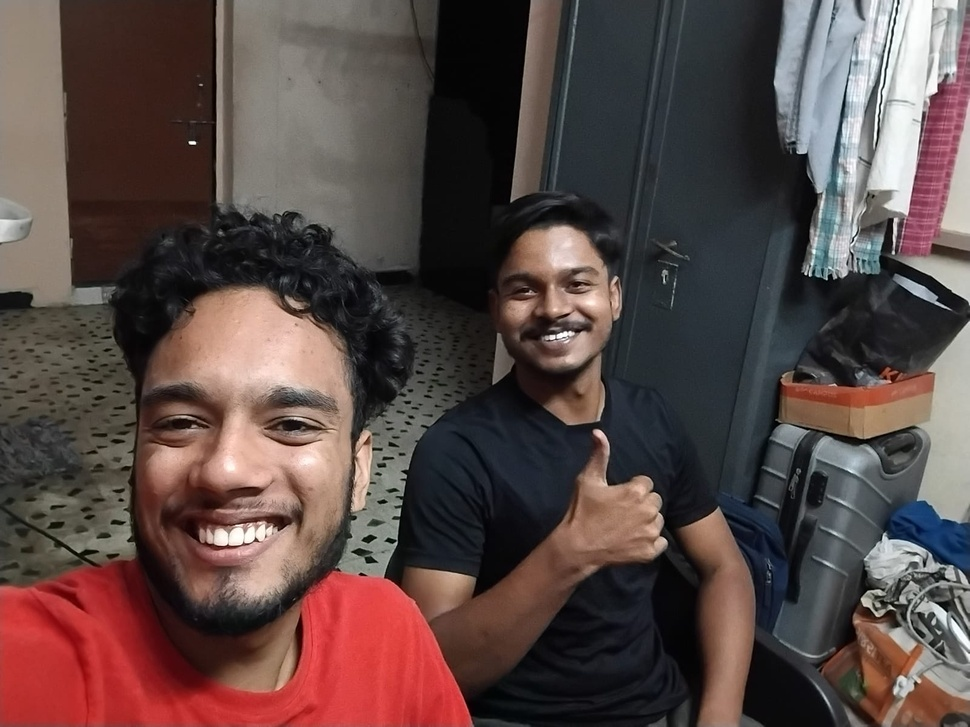
#> input picture data/group_images/img1.jpeg, 970 x 727 px, shrunk from 1600 x 1200 before the run
$ python -i preprocessing.py   (imports and definitions only)
#> lines starting #> are read from the running program, lines starting #| are printed output that depends on the picture
#> further down, picture is the input picture: shape (727, 970, 3); mean B, G, R 69.5, 72.2, 89.8
import cv2

def apply_clahe(img):
    # Convert BGR to LAB color space
    # L = Lightness (brightness), A and B = color channels
    # We only enhance the lightness channel to avoid color distortion
    lab = cv2.cvtColor(img, cv2.COLOR_BGR2LAB)
#> lab: shape (727, 970, 3); mean of channels 0, 1, 2 81.6, 134.9, 133.1
    l, a, b = cv2.split(lab)
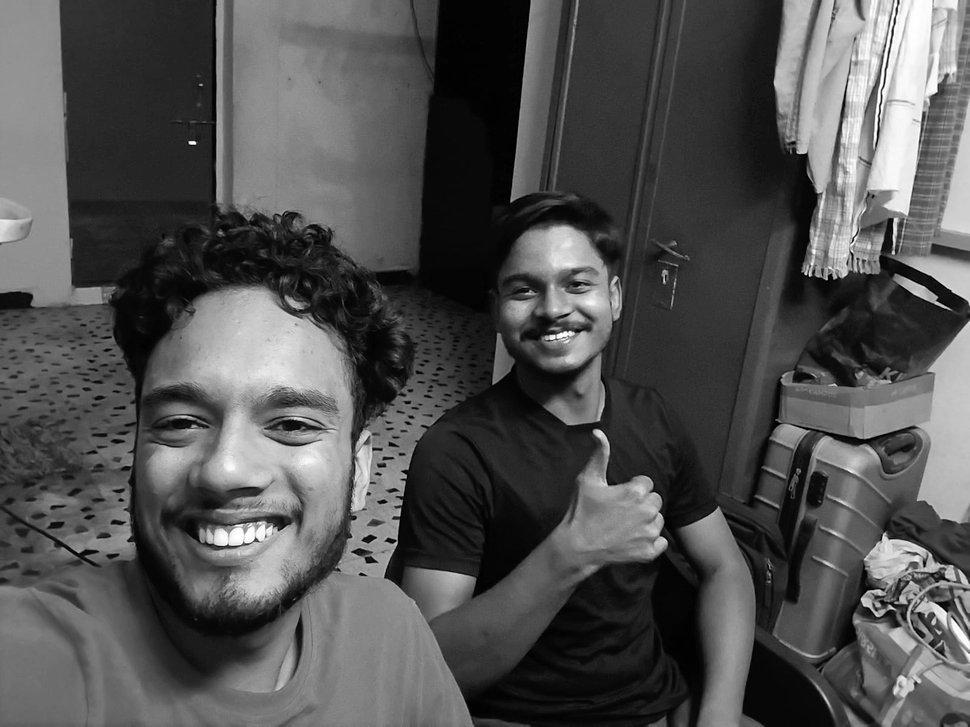
#> l: shape (727, 970); min 0, max 255, mean 81.6
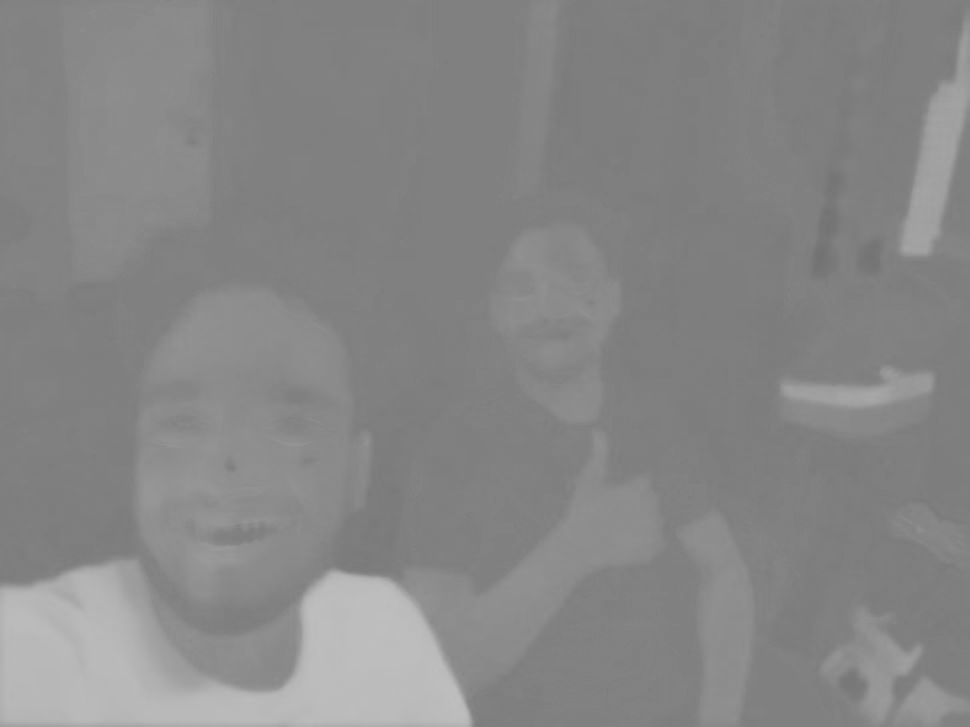
#> a: shape (727, 970); min 114, max 190, mean 134.9
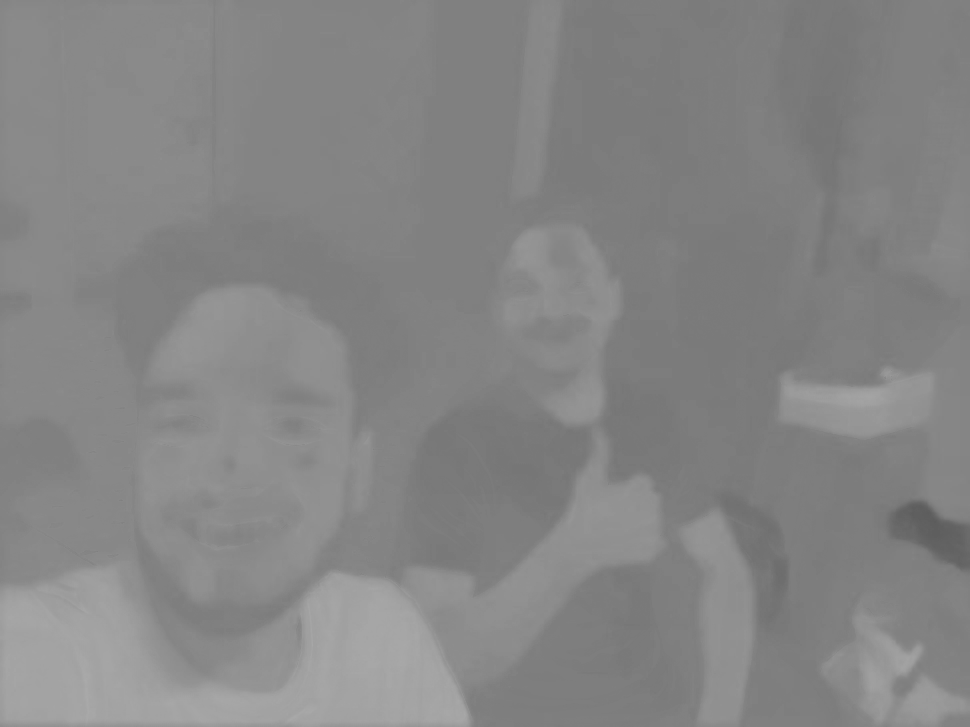
#> b: shape (727, 970); min 92, max 170, mean 133.1

    # clipLimit=2.0  -> limits contrast amplification to prevent noise from being over-amplified
    # tileGridSize=(8,8) -> divides image into 8x8 tiles for localized contrast correction
    clahe = cv2.createCLAHE(clipLimit=2.0, tileGridSize=(8, 8))
    cl = clahe.apply(l)
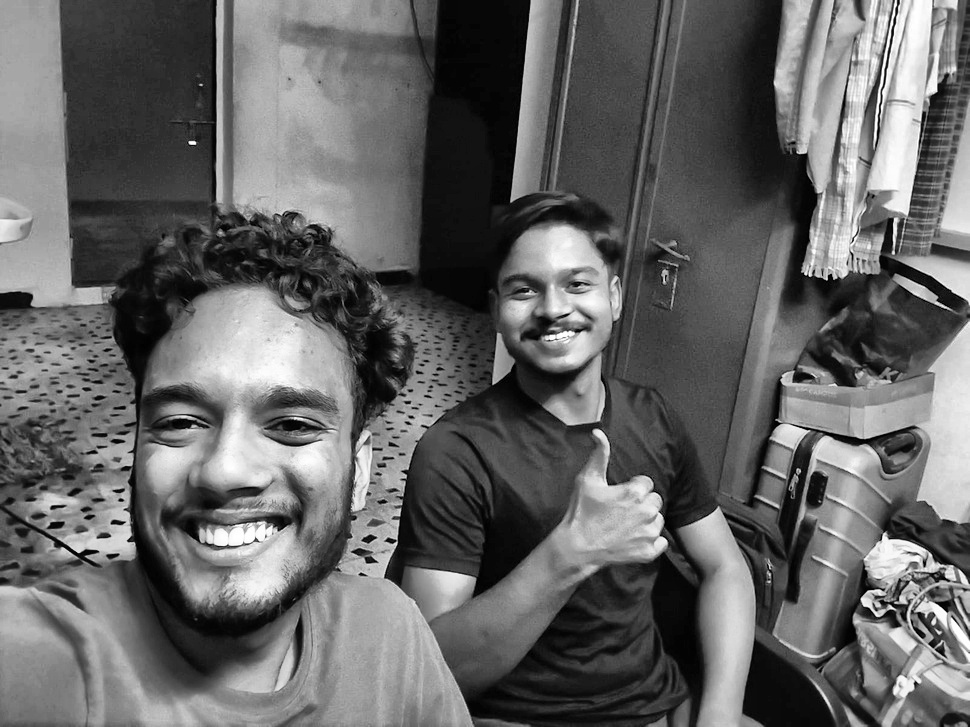
#> cl: shape (727, 970); min 0, max 255, mean 101.9

    # Merge enhanced lightness back with original color channels
    limg = cv2.merge((cl, a, b))
#> limg: shape (727, 970, 3); mean of channels 0, 1, 2 101.9, 134.9, 133.1

    # Convert back from LAB to BGR
    return cv2.cvtColor(limg, cv2.COLOR_LAB2BGR)
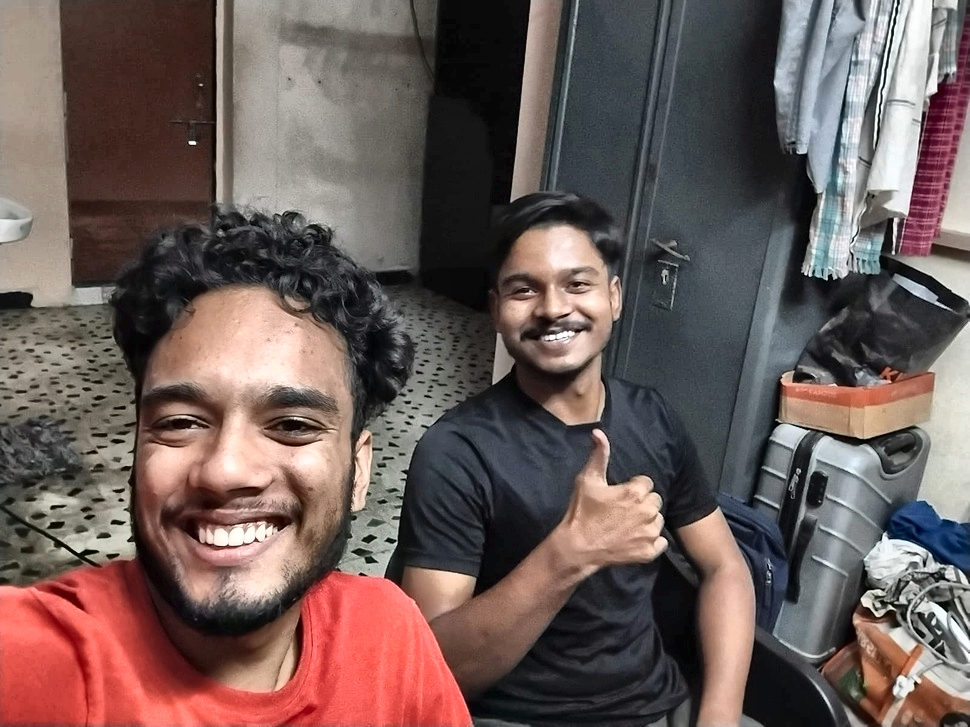
#> returned value: shape (727, 970, 3); mean B, G, R 88.7, 92, 109.6

>>> import cv2
>>> picture = cv2.imread('../../data/group_images/img1.jpeg')
>>> result = apply_clahe(picture)

$ run again, on data/group_images/img2.jpeg
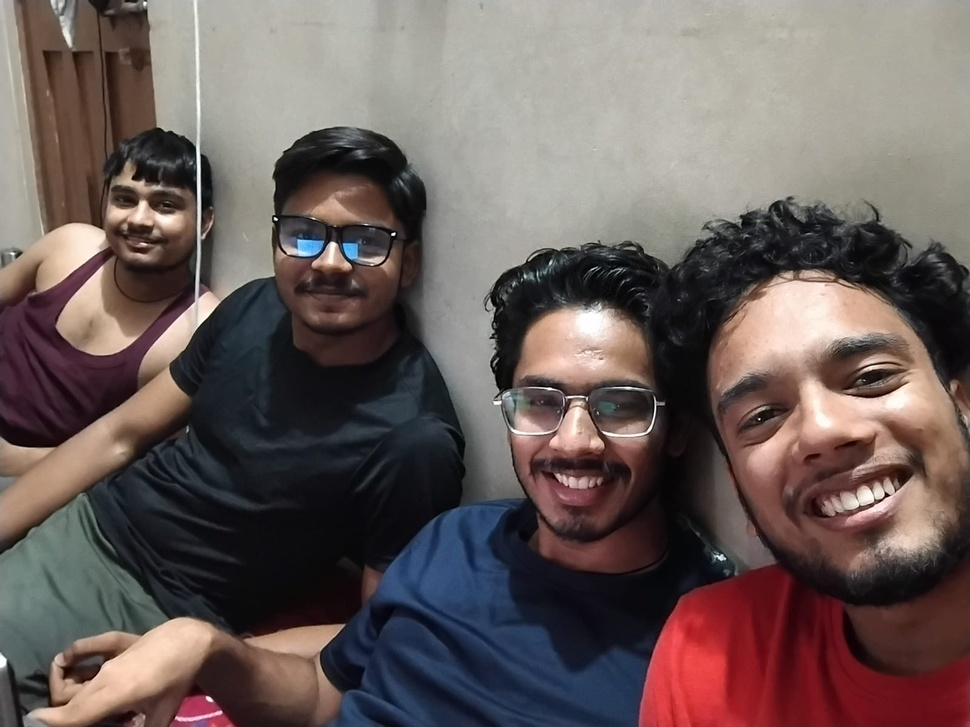
#> input picture data/group_images/img2.jpeg, 970 x 727 px, shrunk from 1600 x 1200 before the run
#> picture is the input picture: shape (727, 970, 3); mean B, G, R 90.6, 93.1, 106.2
#> lab: shape (727, 970, 3); mean of channels 0, 1, 2 101.1, 133.3, 131.8
#> in apply_clahe, `l, a, b = cv2.split(lab)`:
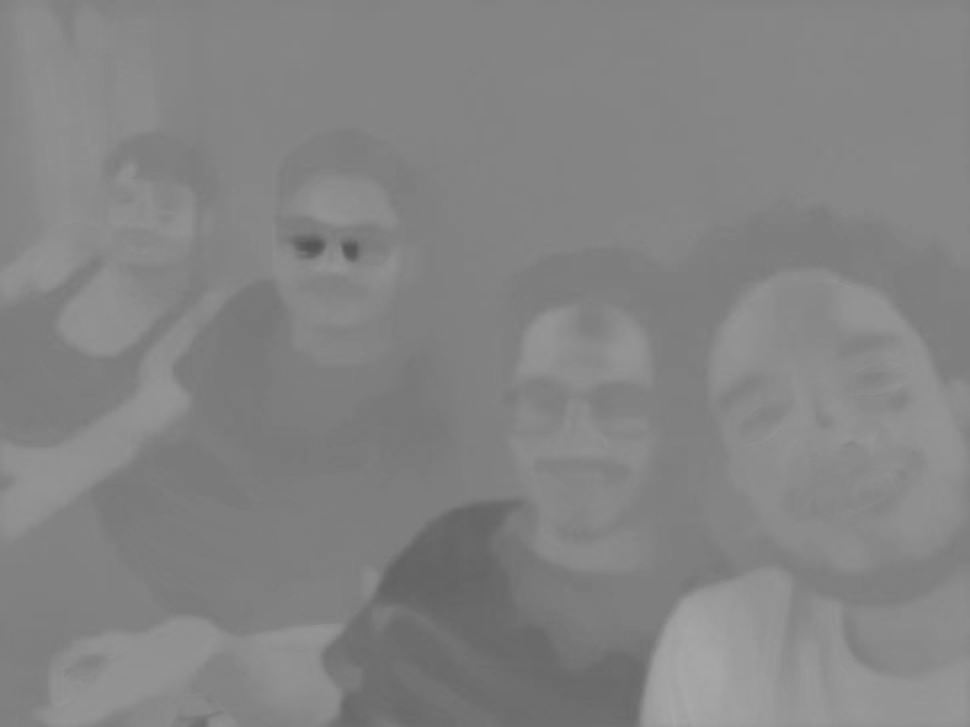
#> b: shape (727, 970); min 84, max 169, mean 131.8
#> limg: shape (727, 970, 3); mean of channels 0, 1, 2 118.1, 133.3, 131.8
#> in apply_clahe, `return cv2.cvtColor(limg, cv2.COLOR_LAB2BGR)`:
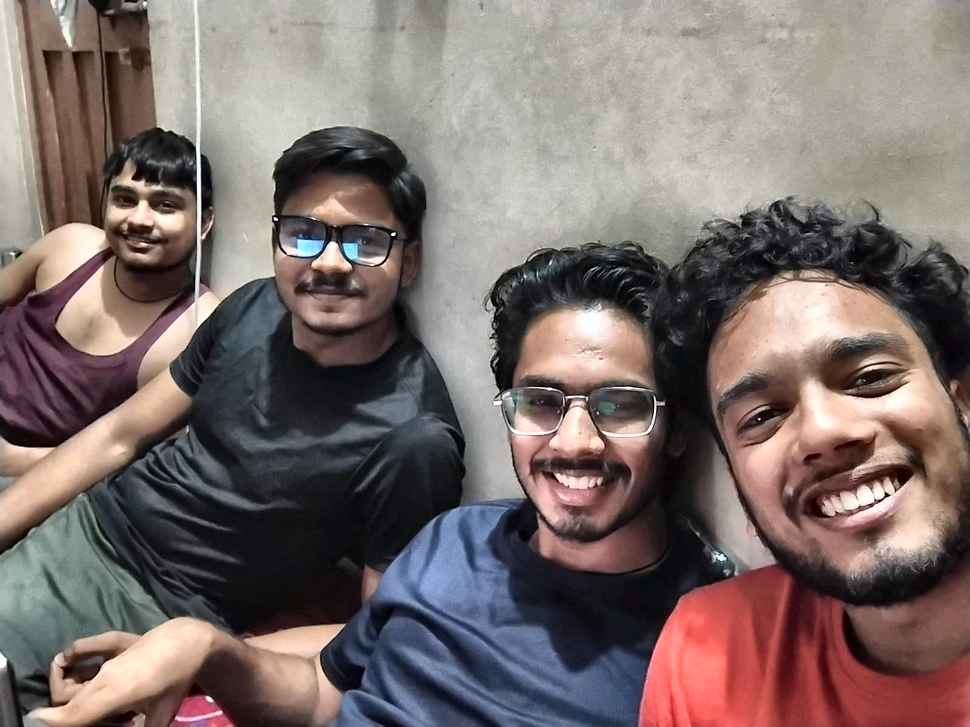
#> returned value: shape (727, 970, 3); mean B, G, R 106.7, 109.6, 122.9

$ run again, on data/group_images/img3.jpeg
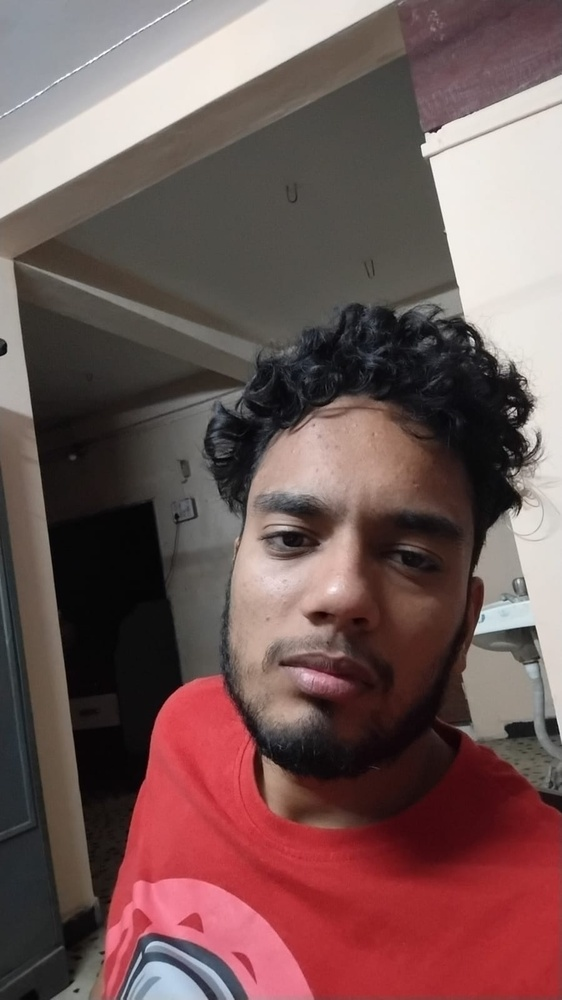
#> input picture data/group_images/img3.jpeg, 562 x 1000 px, shrunk from 899 x 1599 before the run
#> picture is the input picture: shape (1000, 562, 3); mean B, G, R 86.4, 87.7, 114.8
#> lab: shape (1000, 562, 3); mean of channels 0, 1, 2 101.1, 138.6, 134.6
#> in apply_clahe, `l, a, b = cv2.split(lab)`:
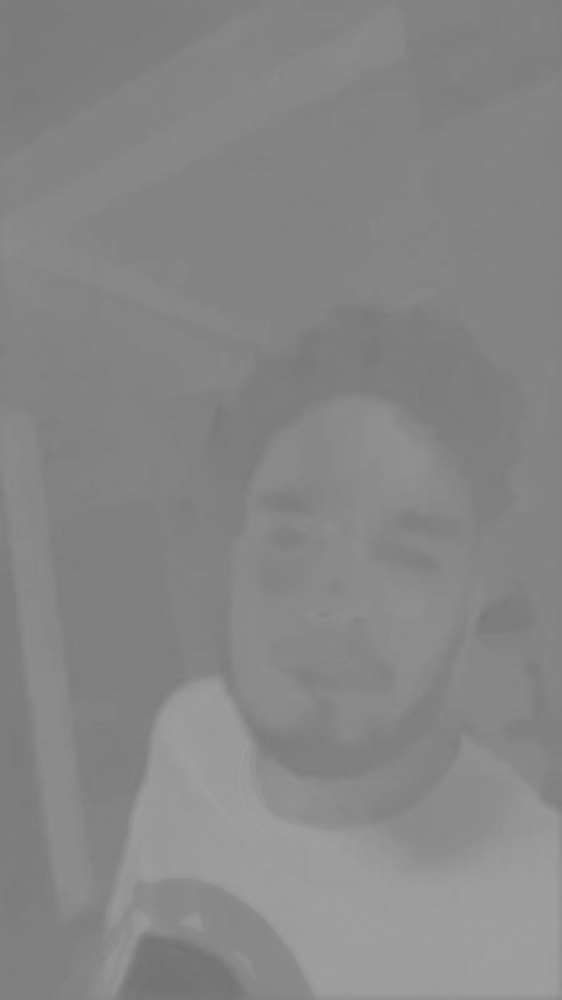
#> b: shape (1000, 562); min 112, max 161, mean 134.6
#> limg: shape (1000, 562, 3); mean of channels 0, 1, 2 114.6, 138.6, 134.6
#> in apply_clahe, `return cv2.cvtColor(limg, cv2.COLOR_LAB2BGR)`:
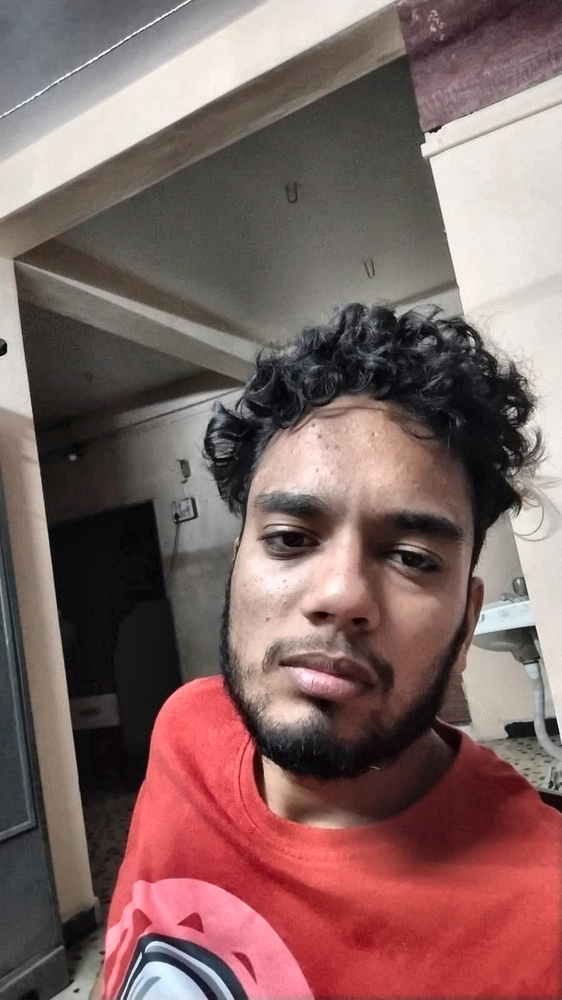
#> returned value: shape (1000, 562, 3); mean B, G, R 99.1, 101.1, 128.6

$ run again, on data/group_images/img4.jpeg
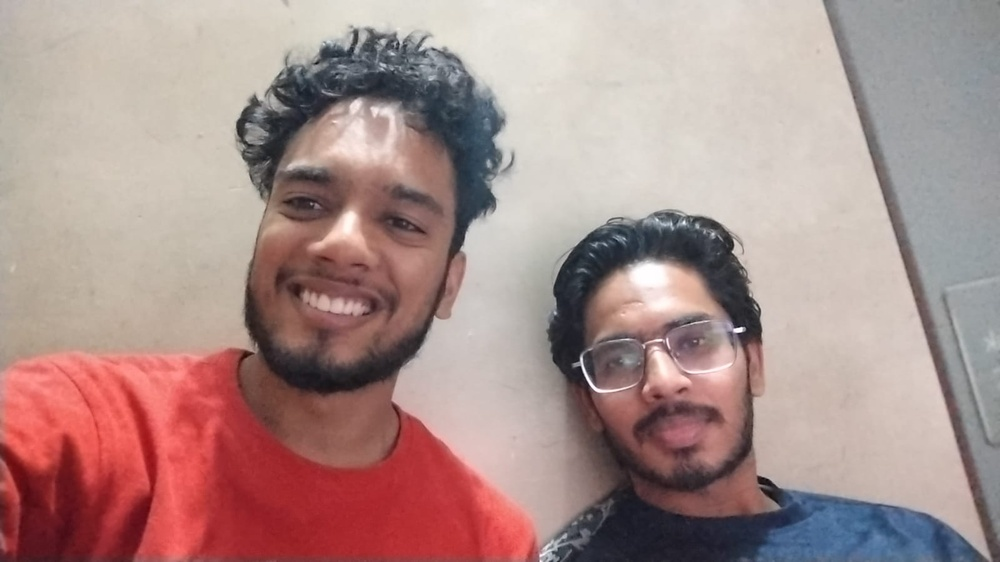
#> input picture data/group_images/img4.jpeg, 1000 x 562 px, shrunk from 1599 x 899 before the run
#> picture is the input picture: shape (562, 1000, 3); mean B, G, R 139.8, 143, 170.6
#> lab: shape (562, 1000, 3); mean of channels 0, 1, 2 157.7, 138.5, 135
#> in apply_clahe, `l, a, b = cv2.split(lab)`:
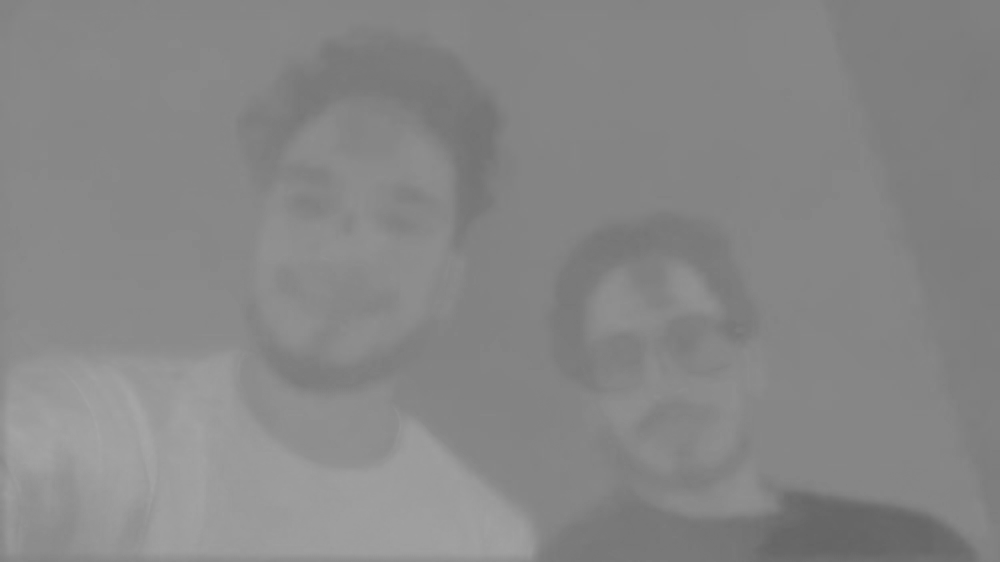
#> b: shape (562, 1000); min 100, max 166, mean 135
#> limg: shape (562, 1000, 3); mean of channels 0, 1, 2 158.3, 138.5, 135
#> in apply_clahe, `return cv2.cvtColor(limg, cv2.COLOR_LAB2BGR)`:
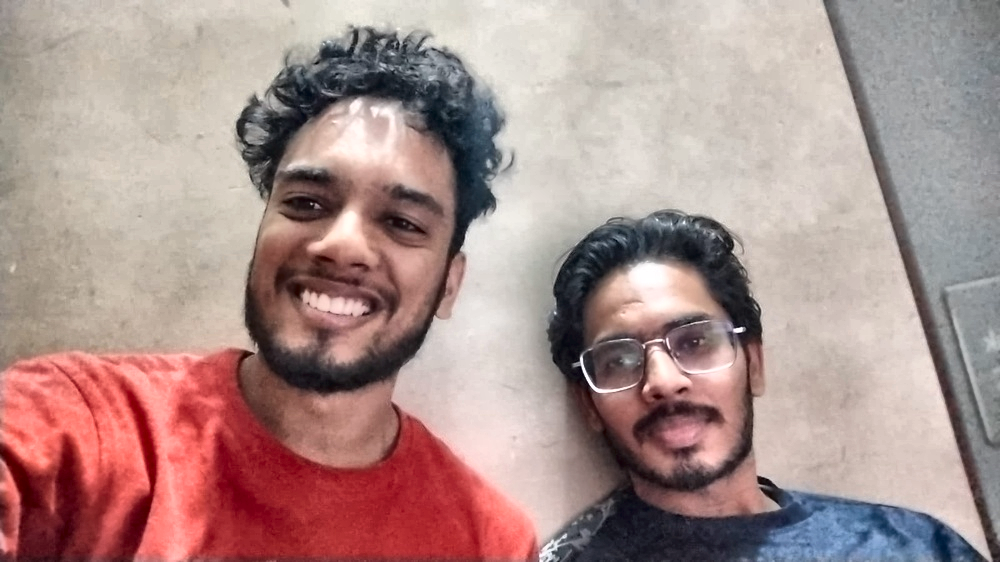
#> returned value: shape (562, 1000, 3); mean B, G, R 140.7, 143.9, 171.2
